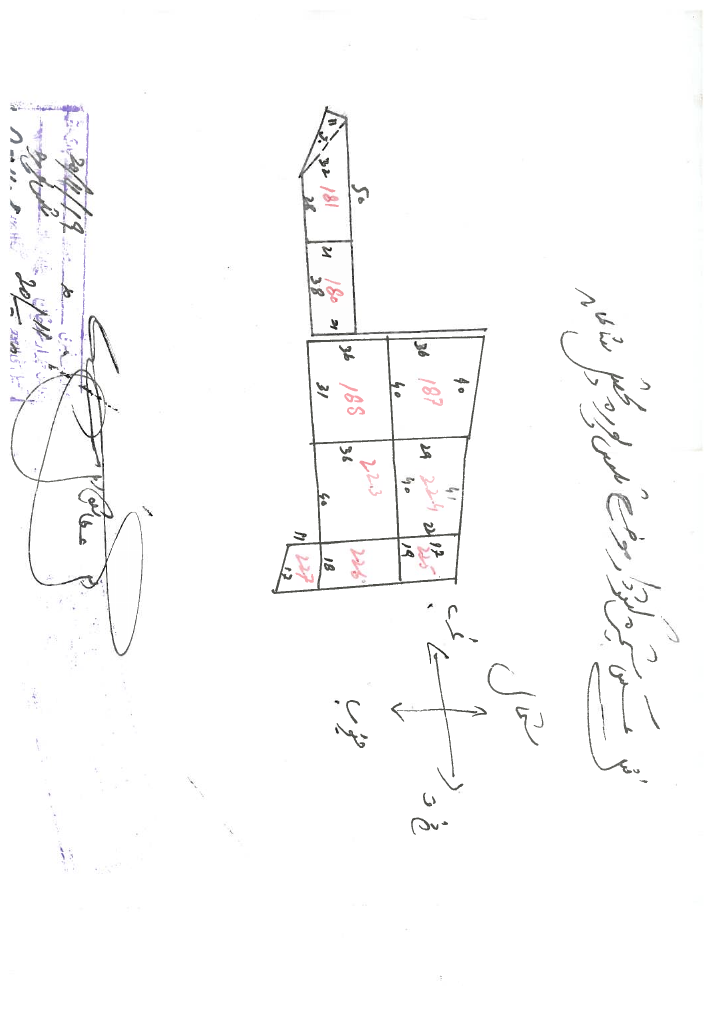
#> input picture datasets/urdu_ocr/loan_request_20260914/images/Aks_E_Shajra-1.png, 713 x 1009 px
$ python -i ocr_preprocess.py   (imports and definitions only)
#> lines starting #> are read from the running program, lines starting #| are printed output that depends on the picture; after the words box and inside, x2 and y2 are one past the last pixel; in counts of white or black regions, pixels touching at a corner belong together
"""Enhanced preprocessing for OCR images (Urdu OCR upgrade)."""
import logging
from typing import Optional

import cv2
import numpy as np
from PIL import Image

from app.core.config import settings

logger = logging.getLogger(__name__)


# [130 lines left out: functions pil_to_cv2, cv2_to_pil, crop_margins, remove_background_shading, enhance_contrast, denoise, not called in this run]


def deskew(gray: np.ndarray, max_angle: float = 5.0) -> np.ndarray:
    """
    Deskew image by detecting rotation angle and correcting it.

    Args:
        gray: Grayscale image array
        max_angle: Maximum angle to correct (degrees), beyond this skip correction

    Returns:
        Deskewed grayscale array
    """
#> called with max_angle = 5
    try:
        # Method: Find minimum area bounding box of foreground pixels
        # Threshold to get binary image
        _, binary = cv2.threshold(gray, 0, 255, cv2.THRESH_BINARY_INV + cv2.THRESH_OTSU)
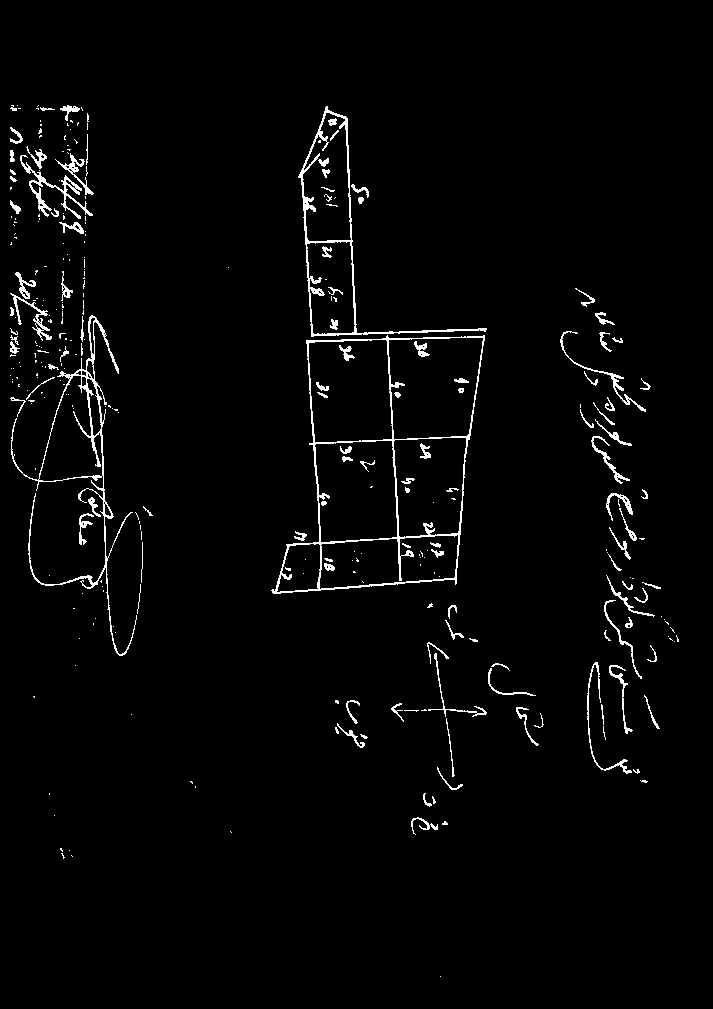
#> binary: shape (1009, 713); 2.4% white in thin lines or dots, all inside (x1, y1, x2, y2) = (10, 105, 679, 977)

        # Find contours
        contours, _ = cv2.findContours(binary, cv2.RETR_EXTERNAL, cv2.CHAIN_APPROX_SIMPLE)
#> contours = 252 contours, 197 with area under 20; largest, box (x1, y1, x2, y2) and area: (271, 335, 485, 594) 39567, (298, 106, 487, 337) 9728, (11, 315, 137, 656) 5981, (20, 155, 93, 219) 519, (10, 293, 52, 341) 240
        if not contours:
            return gray

        # Combine all contours
        all_points = np.vstack(contours)
#> all_points = contour of 5131 points, box (x1, y1, x2, y2) (10, 105, 679, 977), area 97297

        # Find minimum area rectangle
        rect = cv2.minAreaRect(all_points)
#> rect = ((344, 540.5), (871, 668), -90)
        angle = rect[2]
#> angle = -90

        # Normalize angle: minAreaRect returns angle in range [-90, 0]
        # We want the angle needed to rotate to horizontal
        if angle < -45:
            angle = -(90 + angle)
#> angle = 0
        else:
            angle = -angle

        # Only correct if angle is significant but within max_angle
        if abs(angle) < 0.1 or abs(angle) > max_angle:
            return gray

        # Rotate image
        h, w = gray.shape
        center = (w // 2, h // 2)
        rotation_matrix = cv2.getRotationMatrix2D(center, angle, 1.0)

        # Calculate new dimensions to avoid cropping
        cos_angle = np.abs(rotation_matrix[0, 0])
        sin_angle = np.abs(rotation_matrix[0, 1])
        new_w = int((h * sin_angle) + (w * cos_angle))
        new_h = int((h * cos_angle) + (w * sin_angle))

        # Adjust rotation matrix center
        rotation_matrix[0, 2] += (new_w / 2) - center[0]
        rotation_matrix[1, 2] += (new_h / 2) - center[1]

        # Apply rotation
        deskewed = cv2.warpAffine(gray, rotation_matrix, (new_w, new_h), flags=cv2.INTER_CUBIC, borderMode=cv2.BORDER_REPLICATE)

        return deskewed
    except Exception as e:
        logger.warning(f"Deskew failed: {e}, using original image")
        return gray


# [48 lines left out: function preprocess_for_ocr, not called in this run]

>>> import cv2
>>> picture = cv2.imread('../../../datasets/urdu_ocr/loan_request_20260914/images/Aks_E_Shajra-1.png', cv2.IMREAD_GRAYSCALE)
>>> result = deskew(picture)

$ run again, on datasets/urdu_ocr/loan_request_20260914/images/DOC058-1.png
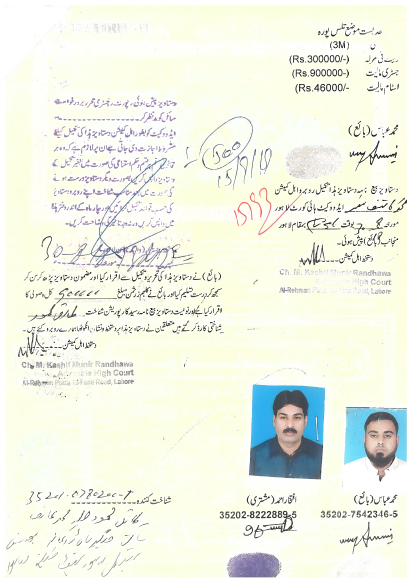
#> input picture datasets/urdu_ocr/loan_request_20260914/images/DOC058-1.png, 824 x 1166 px (shown at 1/2 size)
#> in deskew, `_, binary = cv2.threshold(gray, 0, 255, cv2.THRESH_BINARY_INV + cv2.TH..`:
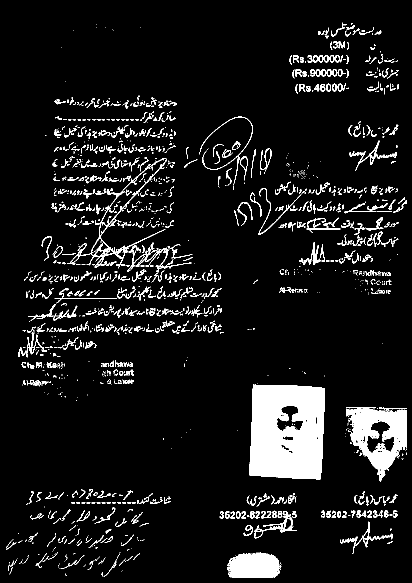
#> binary: shape (1166, 824) (shown at 1/2 size); 8.2% white; 1539 white regions (1039 under 20 px)
#> contours = 1517 contours, 1208 with area under 20; largest, box (x1, y1, x2, y2) and area: (498, 768, 650, 959) 26170, (692, 814, 813, 963) 10630, (134, 316, 334, 537) 5924, (454, 1105, 563, 1155) 4305, (508, 1022, 594, 1077) 962
#> all_points = contour of 21012 points, box (x1, y1, x2, y2) (12, 45, 814, 1155), area 24344
#> rect = ((413.9, 598.9), (1109.9, 799.9), -89.78)
#> in deskew, `angle = rect[2]`: angle = -89.78
#> in deskew, `angle = -(90 + angle)`: angle = -0.225
#> rotation_matrix = [[1, -0.00392, 2.29], [0.00392, 1, -1.61]]
#> cos_angle = 1
#> sin_angle = 0.00392
#> new_w = 828
#> new_h = 1169
#> in deskew, `deskewed = cv2.warpAffine(gray, rotation_matrix, (new_w, new_h), flags..`:
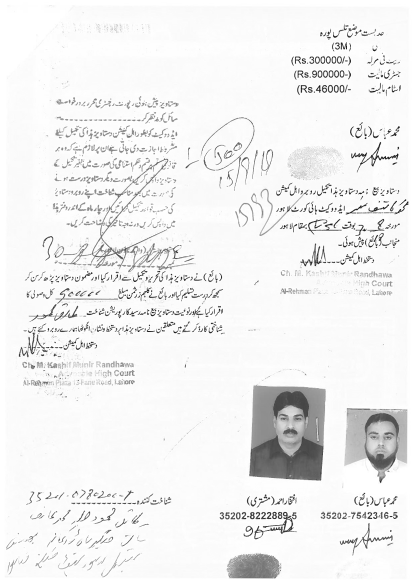
#> deskewed: shape (1169, 828) (shown at 1/2 size); min 0, max 255, mean 239.6
